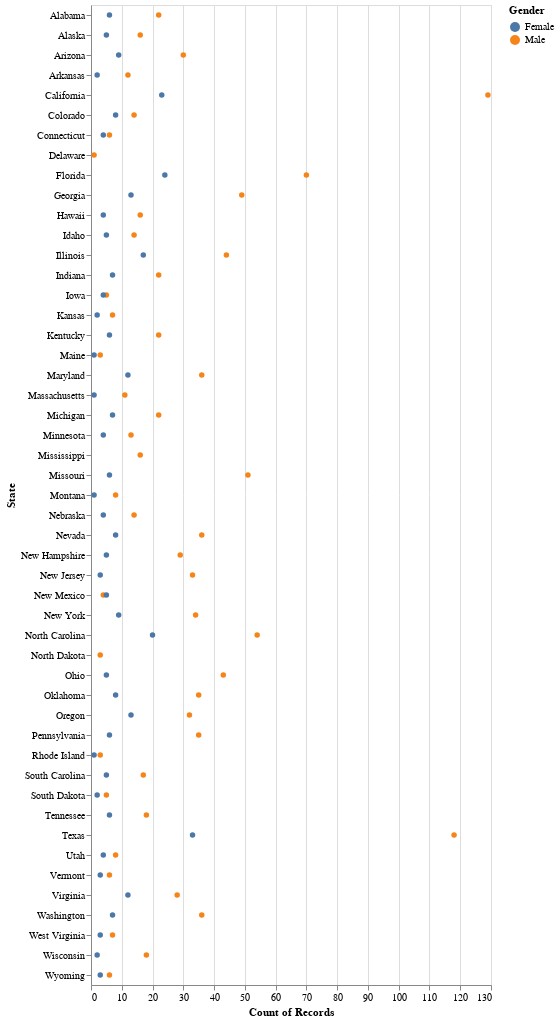

The notebook cell this image was saved under:
### Code cell
alt.Chart(df).mark_circle().encode(
    x='count(Gender)',
    y='State',
    color='Gender',
    tooltip=["count(Gender)", "State"]
).interactive()

### Figure 1 — Vega-Lite specification as saved in the notebook (floating-point values rounded to 4 significant figures; data arrays with more than 128 entries replaced by an {"elided": "..."} marker saying what was removed)
{"config": {"view": {"continuousWidth": 400, "continuousHeight": 300}}, "data": {"name": "data-9544bea016a624e0a6be4d1a34c95bbb"}, "mark": "circle", "encoding": {"color": {"field": "Gender", "type": "nominal"}, "tooltip": [{"aggregate": "count", "field": "Gender", "type": "nominal"}, {"field": "State", "type": "nominal"}], "x": {"aggregate": "count", "field": "Gender", "type": "nominal"}, "y": {"field": "State", "type": "nominal"}}, "selection": {"selector020": {"type": "interval", "bind": "scales", "encodings": ["x", "y"]}}, "$schema": "https://vega.github.io/schema/vega-lite/v4.17.0.json", "datasets": {"data-9544bea016a624e0a6be4d1a34c95bbb": {"elided": "1599 records"}}}
